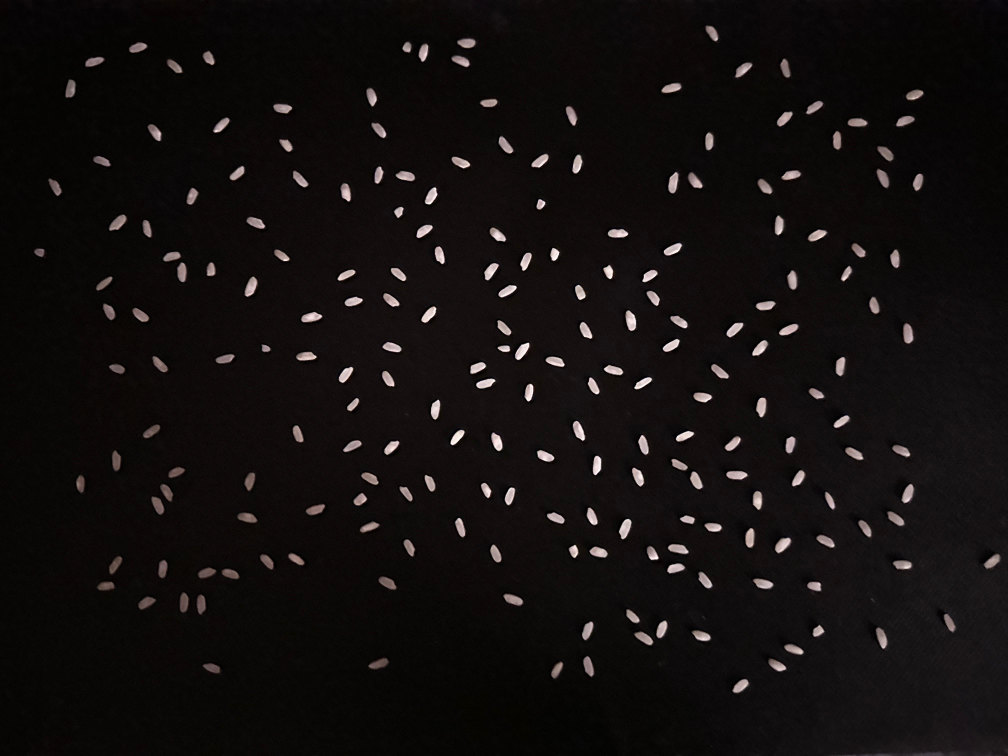
#> input picture Odev3/pirinc2.jpeg, 4032 x 3024 px, found by its file name (shown at 1/4 size)
$ python Pirinc.py
#> lines starting #> are read from the running program, lines starting #| are printed output that depends on the picture; after the words box and inside, x2 and y2 are one past the last pixel; in counts of white or black regions, pixels touching at a corner belong together
import cv2
import tkinter as tk
from PIL import Image, ImageTk
from tkinter import *
img = cv2.imread("C:\\Users\\candi\\PycharmProjects\\pythonProject2\\pirinc2.jpeg")
#> img is the input picture: shape (3024, 4032, 3); mean B, G, R 14.5, 15.3, 18.7
img = cv2.resize(img, (700, 500))
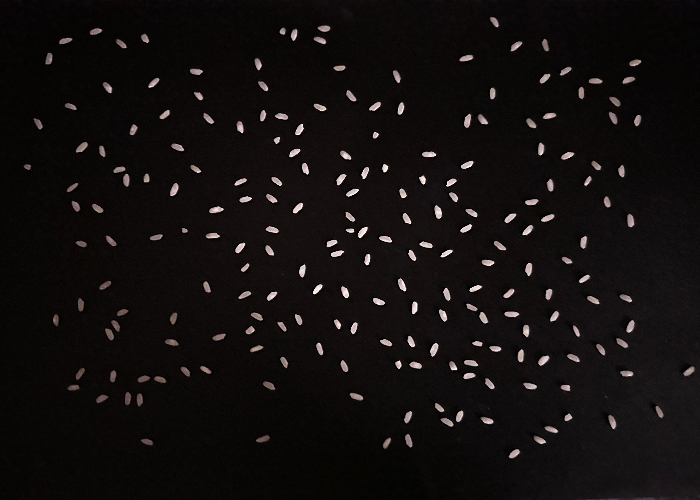
#> img: shape (500, 700, 3); mean B, G, R 14.4, 15.2, 18.6
cevir = cv2.cvtColor(img, cv2.COLOR_RGB2GRAY)
ret, threshold = cv2.threshold(cevir, 55, 250, cv2.THRESH_BINARY)
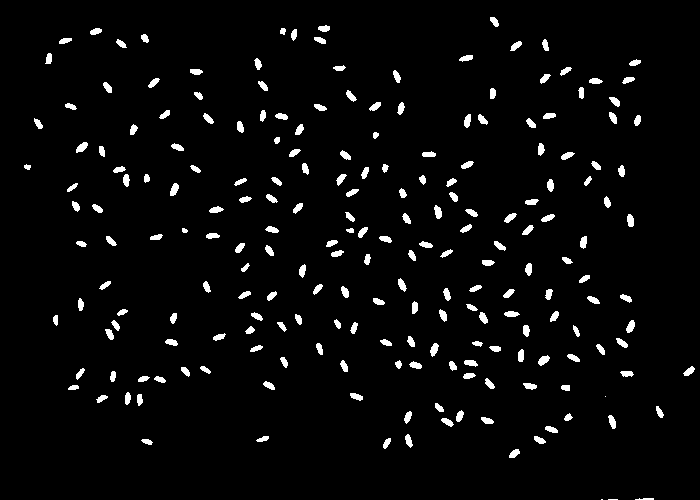
#> threshold: shape (500, 700); values 0 (black) and 250 (white), 3.6% white; 215 white regions (3 under 20 px)
pirincsay, _ = cv2.findContours(threshold, cv2.RETR_EXTERNAL, cv2.CHAIN_APPROX_SIMPLE)
#> pirincsay = 215 contours, 5 with area under 20; largest, box (x1, y1, x2, y2) and area: (538, 355, 550, 366) 66, (76, 142, 88, 153) 66, (170, 183, 179, 196) 64, (434, 205, 442, 219) 63, (430, 343, 439, 357) 62
pirincss = len(pirincsay)
#> pirincss = 215
def goruntu(thresh_degeri):
    sonsayim, arkaplan = pirincpg(thresh_degeri)
    arkaplan = cv2.cvtColor(arkaplan, cv2.COLOR_BGR2RGB)
    arkaplan = Image.fromarray(arkaplan)
    arkaplan = ImageTk.PhotoImage(arkaplan)
    canvas.config(width=arkaplan.width(), height=arkaplan.height())
    canvas.create_image(0, 0, anchor=tk.NW, image=arkaplan)
    canvas.image = arkaplan
    sonsay.config(text=f"Sonsayim Değeri: {sonsayim}", fg="Black", bg="Gray", bd=3, relief=RAISED)

def pirincpg(thresh_degeri):
    img = cv2.imread("C:\\Users\\candi\\PycharmProjects\\pythonProject2\\pirinc2.jpeg")
    img = cv2.resize(img, (700, 500))
    cevir = cv2.cvtColor(img, cv2.COLOR_RGB2GRAY)
    ret, threshold = cv2.threshold(cevir, thresh_degeri, 250, cv2.THRESH_BINARY)
    pirincsay, _ = cv2.findContours(threshold, cv2.RETR_EXTERNAL, cv2.CHAIN_APPROX_SIMPLE)
    sonsayim = len(pirincsay)
    arkaplan = cv2.bitwise_and(img, img, mask=threshold)
    cv2.imshow("Son hali", arkaplan)
    cv2.waitKey(0)
    cv2.destroyAllWindows()
    return sonsayim, arkaplan
arayuz = tk.Tk()
arayuz.resizable(width=False, height=False)
img = tk.PhotoImage(file="C:\\Users\\candi\\PycharmProjects\\pythonProject2\\princ2d.png")
width, height = img.width(), img.height()
canvas = tk.Canvas(arayuz, width=width, height=height)
canvas.pack()
canvas.create_image((0, 0), image=img, anchor="nw")
ekran_yuk = arayuz.winfo_screenwidth()
ekran_uzun = arayuz.winfo_screenheight()
arayuz.geometry(f"1000x700+{(ekran_yuk//2)-500}+{(ekran_uzun//2)-350}")
arayuz.resizable(width=False, height=False)
arayuz.title("Pirinc Hesaplama Programı")
bosluk = tk.Label(arayuz,text=" ", bg="Orange")
bosluk.pack()
bilgi = tk.Label(arayuz, text="02210201019 Barkın Çandır", fg="Black", bg="Gray",bd=4 , relief=RAISED, anchor="w")
bilgi.place(x=2,y=2)
hosg = tk.Label(arayuz, text="Hoşgeldiniz <3", fg="Black", bg="Gray", bd=3, relief=RAISED)
hosg.place(x=450, y=25)
threshold_label = tk.Label(arayuz, text="Threshold Değeri Giriniz===> ", fg="Black", bg="Gray", bd=3, relief=RAISED)
threshold_label.place(x=325, y=75)
threshold_entry = tk.Entry(arayuz, fg="Black", bg="White", bd=3, relief=RAISED)
threshold_entry.place(x=500, y=75)
ark_degeri = tk.PhotoImage()
gor = tk.Button(arayuz, text="Görüntüyü göster", fg="Black", bg="Gray", bd=3, relief=RAISED, command=lambda: goruntu(int(threshold_entry.get())))
gor.place(x=650, y=73)
bilgilendirme = tk.Label(arayuz, text="55 değeri güncel görüntü için iyi bir değer.", fg="White", bg="Black")
bilgilendirme.place(x=375, y=100)
sonsay = tk.Label(arayuz, text=f"Pirinç sayısı: {pirincss}  ", fg="Black", bg="Gray", bd=3, relief=RAISED)
sonsay.place(x=450, y=125)
arayuz.mainloop()
